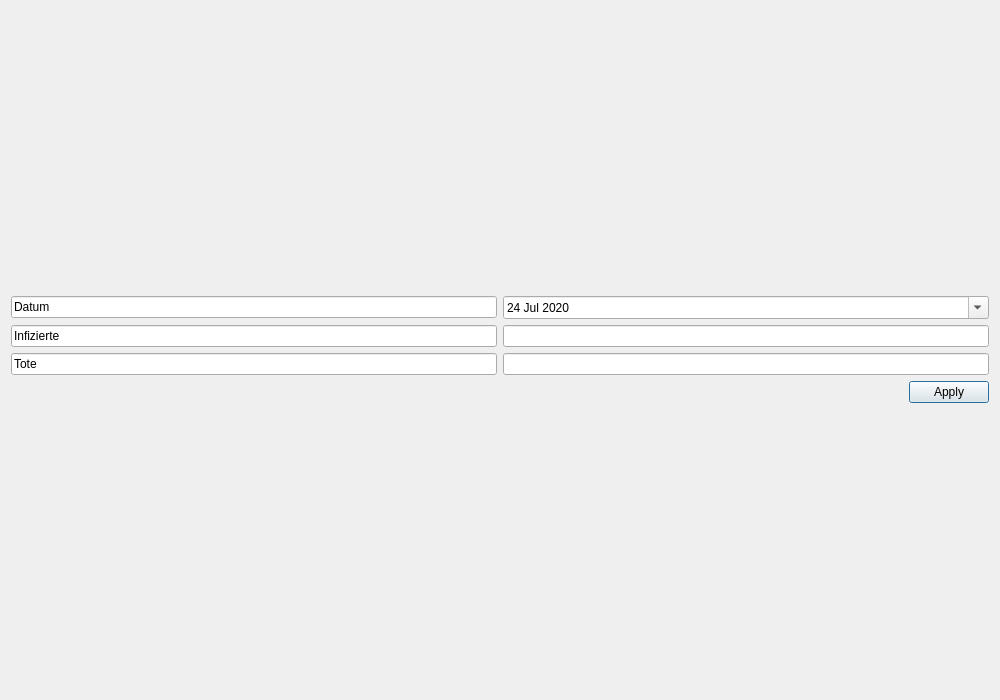
<?xml version="1.0" encoding="UTF-8"?>
<ui version="4.0">
 <class>Spanien</class>
 <widget class="QDialog" name="Spanien">
  <property name="geometry">
   <rect>
    <x>0</x>
    <y>0</y>
    <width>1000</width>
    <height>700</height>
   </rect>
  </property>
  <property name="windowTitle">
   <string>Spanien</string>
   </property>
   <layout class="QVBoxLayout" name="verticalLayout_2">
    <item>
     <layout class="QGridLayout" name="gridLayout">
      <item row="5" column="0">
       <widget class="QLineEdit" name="lineEdit_5">
        <property name="text">
         <string>Tote</string>
        </property>
        <property name="readOnly">
         <bool>true</bool>
        </property>
       </widget>
      </item>
      <item row="2" column="0">
       <widget class="QLineEdit" name="lineEdit_3">
        <property name="text">
         <string>Datum</string>
        </property>
        <property name="readOnly">
         <bool>true</bool>
        </property>
       </widget>
      </item>
      <item row="4" column="3">
       <widget class="QLineEdit" name="lineEdit_4">
        <property name="readOnly">
         <bool>true</bool>
        </property>
       </widget>
      </item>
      <item row="2" column="3">
       <widget class="QDateEdit" name="dateEdit">
        <property name="readOnly">
         <bool>false</bool>
        </property>
        <property name="buttonSymbols">
         <enum>QAbstractSpinBox::NoButtons</enum>
        </property>
        <property name="accelerated">
         <bool>false</bool>
        </property>
        <property name="minimumDateTime">
         <datetime>
          <hour>0</hour>
          <minute>0</minute>
          <second>0</second>
          <year>2020</year>
          <month>1</month>
          <day>1</day>
         </datetime>
        </property>
        <property name="currentSection">
         <enum>QDateTimeEdit::DaySection</enum>
        </property>
        <property name="calendarPopup">
         <bool>true</bool>
        </property>
        <property name="timeSpec">
         <enum>Qt::LocalTime</enum>
        </property>
        <property name="date">
         <date>
          <year>2020</year>
          <month>7</month>
          <day>24</day>
         </date>
        </property>
       </widget>
      </item>
      <item row="5" column="3">
       <widget class="QLineEdit" name="lineEdit_6">
        <property name="readOnly">
         <bool>true</bool>
        </property>
       </widget>
      </item>
      <item row="4" column="0">
       <widget class="QLineEdit" name="lineEdit">
        <property name="text">
         <string>Infizierte</string>
        </property>
        <property name="readOnly">
         <bool>true</bool>
        </property>
       </widget>
      </item>
      <item row="6" column="3">
       <widget class="QDialogButtonBox" name="buttonBox">
        <property name="standardButtons">
         <set>QDialogButtonBox::Apply</set>
        </property>
       </widget>
      </item>
     </layout>
    </item>
    <item>
     <layout class="QVBoxLayout" name="verticalLayout"/>
    </item>
   </layout>
  </widget>
  <resources/>
  <connections/>
 </ui>
